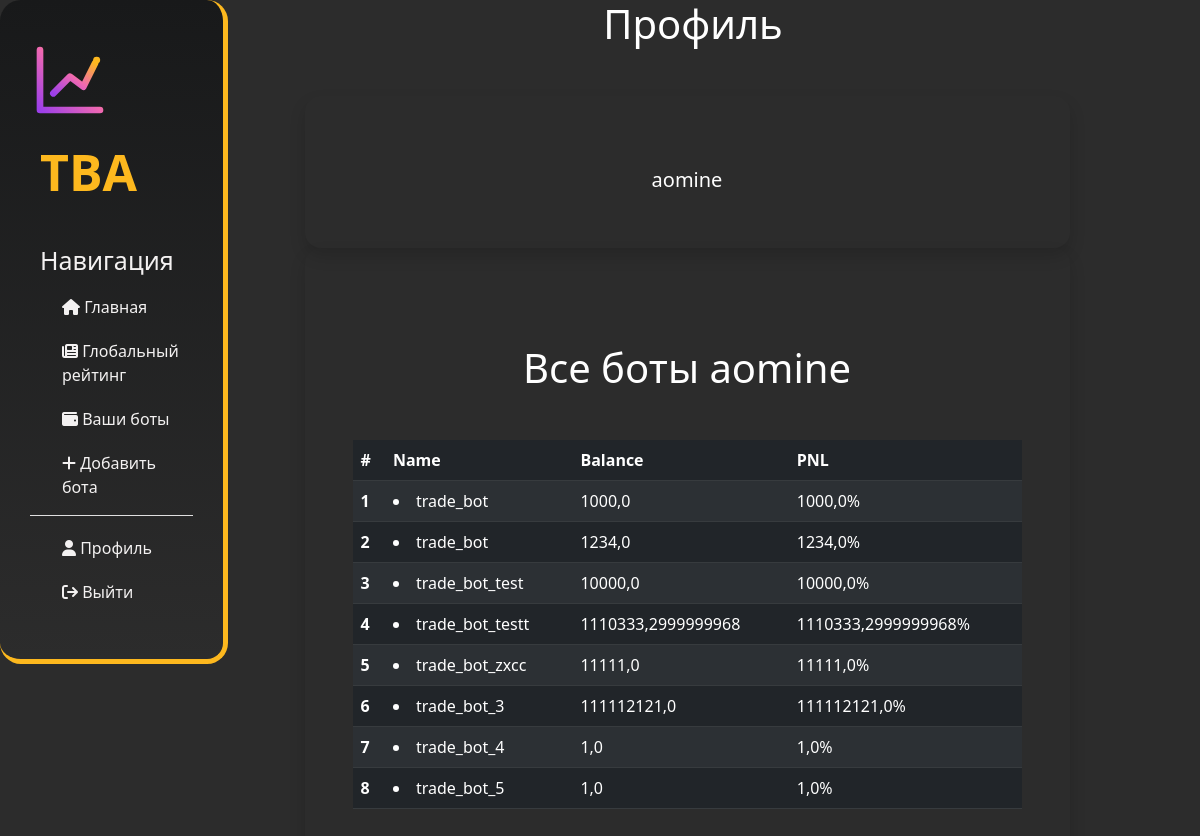
The page /user/userprofile/1 (signed in) on the database as committed earlier.
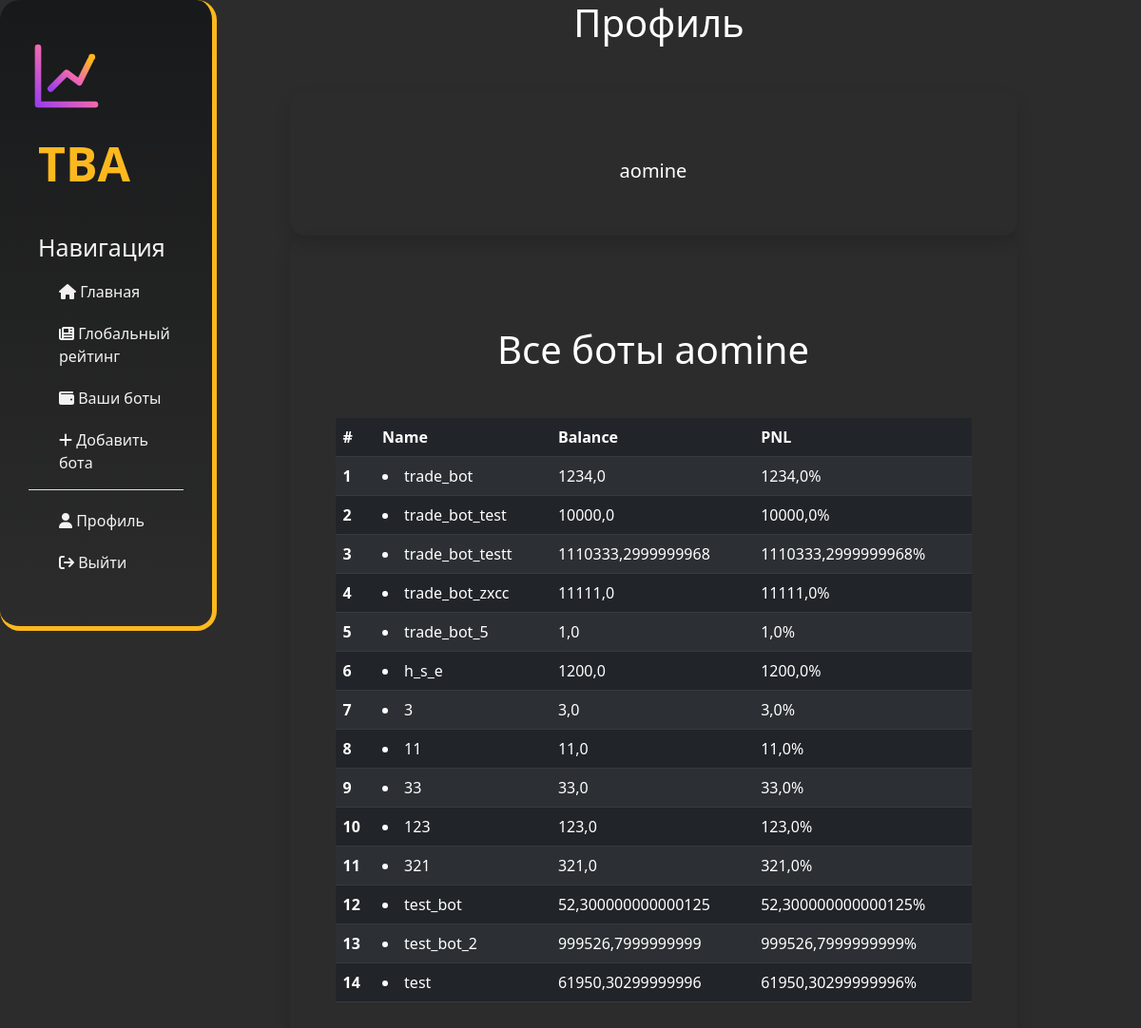
The same page on the database as committed later.
### bot/models.py (models this page shows, shortened)
class Bot(models.Model):
    user_id = models.IntegerField()
    bot_name = models.CharField(max_length=255, default='trade_bot')
    token = models.CharField(max_length=255, default='key')
    is_public = models.BooleanField(default=True)
    balance = models.FloatField()
    base_balance = models.FloatField()
    amount_BNBBUSD = models.IntegerField(default=0)
    amount_BTCBUSD = models.IntegerField(default=0)
    amount_ETHBUSD = models.IntegerField(default=0)
    amount_LTCBUSD = models.IntegerField(default=0)
    amount_TRXBUSD = models.IntegerField(default=0)
    amount_XRPBUSD = models.IntegerField(default=0)

### user_reg/views.py (the view)
# urls.py: path('userprofile/<int:id>', user_profile, name='userprofile'),
def user_profile(request, id):
    if request.user.is_authenticated:
        if id == request.user.id:
            if request.method == 'POST':
                form = UpdateProfileForm(request.POST, request.FILES, instance=request.user)
                if form.is_valid():
                    form.save()
                    return redirect('userprofile', id=id)
                else:
                    return render(request, 'userprofile.html', {'form': form})
            else:
                form = UpdateProfileForm(instance=request.user)
                context = {
                    'user': User.objects.get(id=id),
                    'bots': Bot.objects.filter(user_id=id),
                    'form': form,
                }
                return render(request, 'userprofile.html', context)
        else:
            return profile(request, id)
    else:
        return HttpResponseRedirect('/user/login/')

### user_reg/views.py (called while the page is built)
def profile(request, id):
    if request.user.is_authenticated:
        context = {
            'user': User.objects.get(id=id),
            'bots': Bot.objects.filter(is_public=True, user_id=id),
        }
        return render(request, 'profile.html', context=context)
    else:
        return HttpResponseRedirect('/user/login/')

### templates/profile.html (shortened to what this page needs)
{% extends 'layout.html' %}
{% load static %}
{% load django_template_maths %}
{% block content %}
    <div class="col-14 container">
        <h1 class="text-center text-white">
        </h1>
        <div class="container">
            <div class="row mt-5">
                <div class="shadow col-lg-10 p-5 text-white rounded-4 mx-auto">
                    <div class="container">
                        <div class="row">
                            <div class="col-mx-auto">
                                <p class="h2 px-3 pt-3 text-white">{{ user.first_name }} {{ user.last_name }}</p>
                                <p class="h5  mx-auto text-center">{{ user.username }} </p>
                            </div>
                        </div>
                    </div>
                </div>
                <div class="container">
                    <div class="row mt-10">
                        <div class="shadow col-lg-10 p-5 text-white rounded-4 mx-auto">
                            <table class="table table-striped table-dark">
                                <h1 class="text-white text-center my-5"> Все боты {{ user.username }} </h1>
                                {% if bots %}
                                    <thead>
                                    <tr>
                                        <th scope="col">#</th>
                                        <th scope="col">Name</th>
                                        <th scope="col">Balance</th>
                                        <th scope="col">PNL</th>
                                    </tr>
                                    </thead>
                                    <tbody>
                                    {% for bots_i in bots %}
                                        <tr>
                                            <th scope="row"> {{ forloop.counter }} </th>
                                            <td>
                                                <li>{{ bots_i.bot_name }}</li>
                                            </td>
                                            <td>{{ bots_i.balance|add_decimal:2 }}</td>
                                            <td>{{ bots_i.balance|percent_of_number:bots_i.base_balance|add_decimal:2|sub:100 }}%</td>
                                        </tr>
                                    {% endfor %}
                                    </tbody>
                                    </table>
                                {% else %}
                                    <h4 class="text-white text-center my-5"> Пока нет ботов :c </h4>
                                {% endif %}
                        </div>
                    </div>
                </div>
            </div>
        </div>
    </div>
{% endblock content %}

Rows that differ between the two databases and show on the page:
removed Bot: bot_name "trade_bot", balance|add_decimal "1000,0", balance|percent_of_number "1000,0"
removed Bot: bot_name "trade_bot_3", balance|add_decimal "111112121,0", balance|percent_of_number "111112121,0"
removed Bot: bot_name "trade_bot_4", balance|add_decimal "1,0", balance|percent_of_number "1,0"
added Bot: bot_name "h_s_e", balance|add_decimal "1200,0", balance|percent_of_number "1200,0"
added Bot: bot_name "3", balance|add_decimal "3,0", balance|percent_of_number "3,0"
added Bot: bot_name "11", balance|add_decimal "11,0", balance|percent_of_number "11,0"
added Bot: bot_name "33", balance|add_decimal "33,0", balance|percent_of_number "33,0"
added Bot: bot_name "123", balance|add_decimal "123,0", balance|percent_of_number "123,0"
added Bot: bot_name "321", balance|add_decimal "321,0", balance|percent_of_number "321,0"
added Bot: bot_name "test_bot", balance|add_decimal "52,300000000000125", balance|percent_of_number "52,300000000000125"
added Bot: bot_name "test_bot_2", balance|add_decimal "999526,7999999999", balance|percent_of_number "999526,7999999999"
added Bot: bot_name "test", balance|add_decimal "61950,30299999996", balance|percent_of_number "61950,30299999996"
